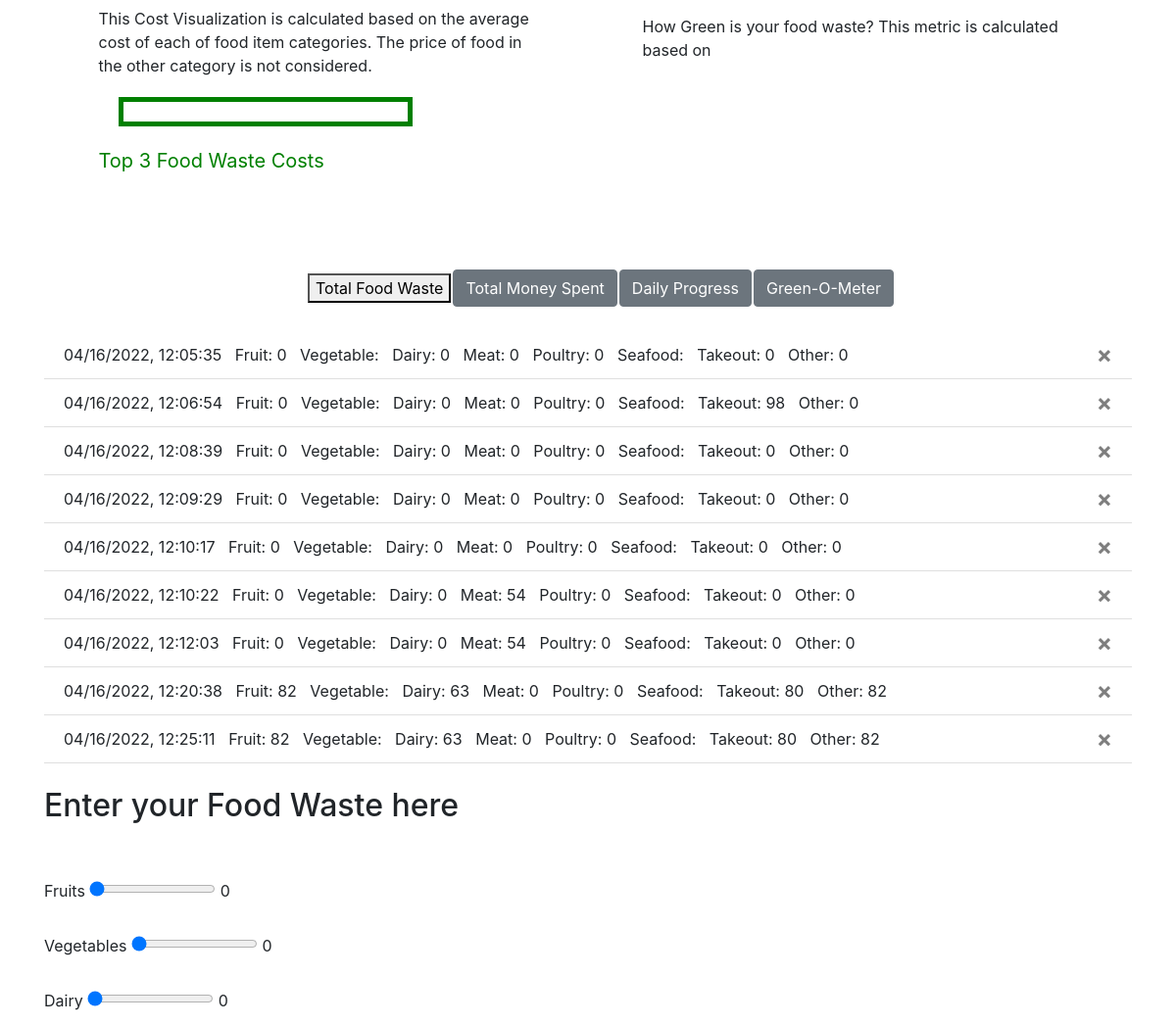
Page / (signed in, middle part) on the earlier database version.
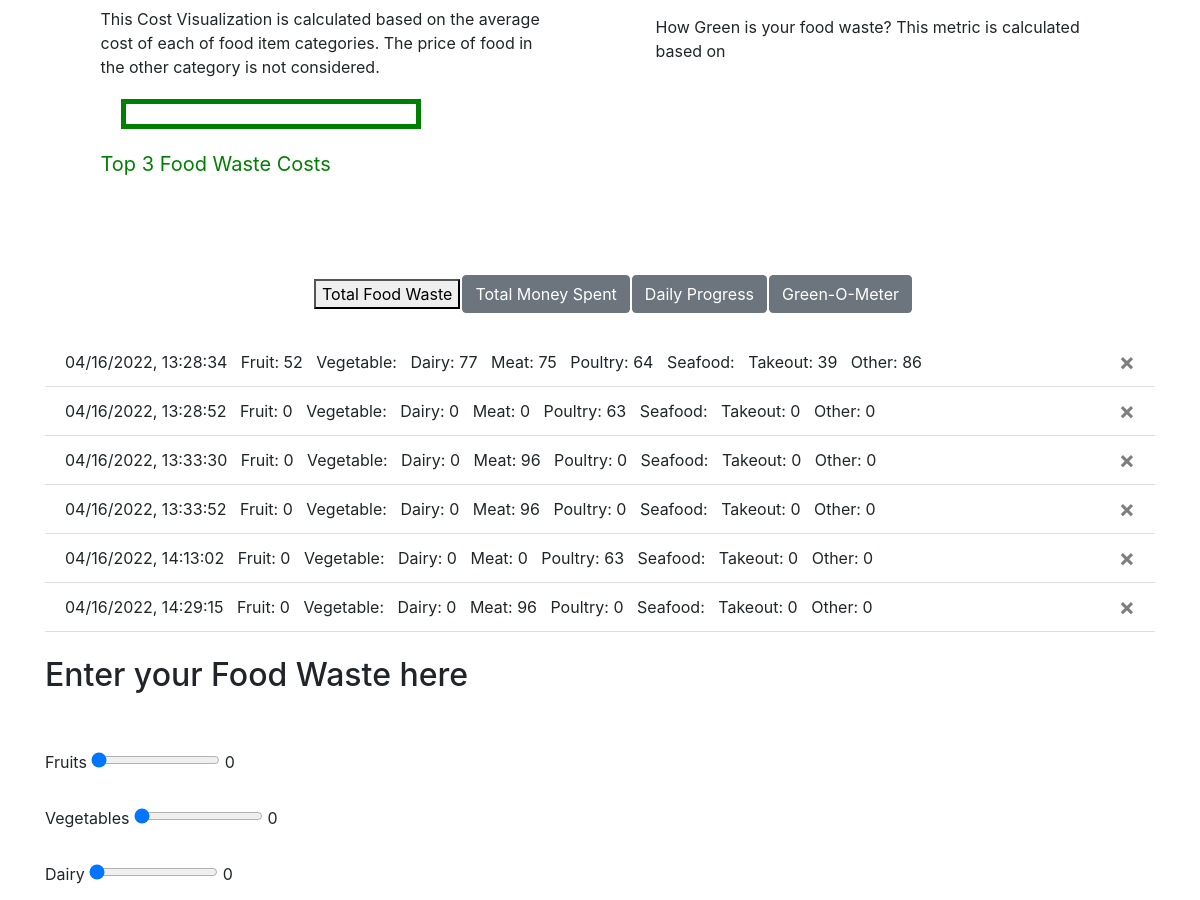
Same page on the later database version.
### website/models.py (models this page shows)
@dataclass
class UserFoodWaste(db.Model):
    user_id = db.Column(db.Integer, db.ForeignKey('user.id'))
    id = db.Column(db.Integer, primary_key=True)
    date = db.Column(db.DateTime(timezone=True), default=datetime.now)
    fruit= db.Column(db.Integer)
    veggies = db.Column(db.Integer)
    dairy = db.Column(db.Integer)
    meat = db.Column(db.Integer)
    poultry = db.Column(db.Integer)
    fish_seafood = db.Column(db.Integer)
    takeout = db.Column(db.Integer)
    other = db.Column(db.Integer)

### website/views.py (the view, shortened to what this page needs)
@views.route('/', methods=['GET', 'POST'])
@login_required
def home():
    return render_template("home.html", user=current_user)

### website/__init__.py (called while the page is built)
def create_app():
    app = Flask(__name__)
    app.config['SECRET_KEY'] = 'randomstring'
    app.config['SQLALCHEMY_DATABASE_URI'] = f'sqlite:///{DB_NAME}'
    db.init_app(app)
    from .views import views
    from .auth import auth
    app.register_blueprint(views, url_prefix='/')
    app.register_blueprint(auth, url_prefix='/')
    from .models import User, Note
    create_database(app)
    login_manager = LoginManager()
    login_manager.login_view = 'auth.login'
    login_manager.init_app(app)
    @login_manager.user_loader
    def load_user(id):
        return User.query.get(int(id))
    return app

### website/templates/home.html (shortened to what this page needs)
{% extends "base.html" %} {% block title %}Home{% endblock %} {% block content
  %}
  <head>
  </head>
  <br />
  <br />
  <div id="my_dataviz">
    <div id="smallVizContainer">
      <div id="ms">
        <p>
          <p>    This Cost Visualization is calculated based on the average cost
            of each of food item categories. The price of food in the other category is not considered.</p>
          <div id="totalCost"></div>
          <p id="totalCostTitle">
            Top 3 Food Waste Costs
          </p>
        </p>
      </div>
      <div id="gom">
        <br/>
        <p>
          How Green is your food waste? This metric is calculated based on
        </p>
      </div>
    </div>
  </div>
  <br />
  <div align="center">
    <table>
      <tr>
        <th>
          <form method="POST">
            <button type="submit" class="btn btn-secondary" style="visibility: hidden;" onclick="">
              <button type="button" onclick="showViz(1)">
                Total Food Waste
              </button>
            </button>
          </form>
        </th>
        <th>
          <form method="POST">
            <button type="submit" class="btn btn-secondary">
              Total Money Spent
            </button>
          </form>
        </th>
        <th>
          <form method="POST">
            <button type="submit" id ="dp-btn" class="btn btn-secondary">
              Daily Progress
            </button>
          </form>
        </th>
        <th>
          <form method="POST">
            <button type="submit" class="btn btn-secondary">Green-O-Meter</button>
          </form>
        </th>
      </tr>
    </table>
  </div>
  <br />
  <ul class="list-group list-group-flush" id="notes">
    {% for day in user.foodWaste %}
    <li class="list-group-item">
      {{ day.date.strftime("%m/%d/%Y, %H:%M:%S") }}
      &nbsp
      Fruit: {{day.fruit}}
      &nbsp
      Vegetable: {{day.vegetables}}
      &nbsp
      Dairy: {{day.dairy}}
      &nbsp
      Meat: {{day.meat}}
      &nbsp
      Poultry: {{day.poultry}}
      &nbsp
      Seafood: {{day.seafood}}
      &nbsp
      Takeout: {{day.takeout}}
      &nbsp
      Other: {{day.other}}
      <button type="button" class="close" onClick="deleteNote({{ day.id }})">
        <span aria-hidden="true">&times;</span>
      </button>
    </li>
    {% endfor %}
  </ul>
  <br />
  <form method="POST">
    <h2>Enter your Food Waste here</h2>
    <br/>
    <br/>
    <div id="slidersContainer">
      <div>
        <label for="fruit">Fruits</label>
        <input
          type="range"
          name="fruit"
          min="0"
          max="100"
          value="0"
          class="myslider"
          id="fruit"
          oninput="outputUpdate(value, 'fruit_val')"
        />
        <output for="fruit" id="fruit_val">0</output>
      </div>
      <div>
        <label for="veggies">Vegetables</label>
        <input
          type="range"
          name="veggies"
          min="0"
          max="100"
          value="0"
          class="myslider"
          id="veggies"
          oninput="outputUpdate(value, 'veggie_val')"
        />
        <output for="veggies" id="veggie_val">0</output>
      </div>
    <br />
    <div>
      <label for="dairy">Dairy</label>
      <input
        type="range"
        name="dairy"
        min="0"
        max="100"
        value="0"
        class="myslider"
        id="dairy"
        oninput="outputUpdate(value, 'dairy_val')"
      />
      <output for="dairy" id="dairy_val">0</output>
    </div>
    <br />
  </div>
    <br />
    <br />
    <br/>
    <br />
    <br />
    <br/>
  </form>
  {% endblock %}

### website/templates/base.html (shortened to what this page needs)
<!DOCTYPE html>
<html>
  <head>
    <link
      rel="stylesheet"
      href="https://stackpath.bootstrapcdn.com/bootstrap/4.4.1/css/bootstrap.min.css"
    />
    <link
      rel="stylesheet"
      href="https://stackpath.bootstrapcdn.com/font-awesome/4.7.0/css/font-awesome.min.css"
    />
  </head>
  <body>
    <br />
    <div class="container">{% block content %} {% endblock %}</div>
  </body>
</html>

### website/templates/home.html (style rules this page uses)
#ms { width:40%; margin:5%; }
#gom { width:40%; margin:5%; }
#totalCostTitle { color:green; font-size:20px; }
#totalCost { width: 300px; border: 5px solid green; color:green; padding: 10px; margin: 20px; text-align: center; font-size: 50px; }
#smallVizContainer { display: flex; flex-direction: row; }

Differences in the rows shown:
removed UserFoodWaste: date "04/16/2022, 12:06:54", fruit "0", dairy "0", meat "0", poultry "0", takeout "98", other "0"
removed UserFoodWaste: date "04/16/2022, 12:08:39", fruit "0", dairy "0", meat "0", poultry "0", takeout "0", other "0"
removed UserFoodWaste: date "04/16/2022, 12:09:29", fruit "0", dairy "0", meat "0", poultry "0", takeout "0", other "0"
removed UserFoodWaste: date "04/16/2022, 12:10:17", fruit "0", dairy "0", meat "0", poultry "0", takeout "0", other "0"
removed UserFoodWaste: date "04/16/2022, 12:10:22", fruit "0", dairy "0", meat "54", poultry "0", takeout "0", other "0"
removed UserFoodWaste: date "04/16/2022, 12:12:03", fruit "0", dairy "0", meat "54", poultry "0", takeout "0", other "0"
removed UserFoodWaste: date "04/16/2022, 12:20:38", fruit "82", dairy "63", meat "0", poultry "0", takeout "80", other "82"
removed UserFoodWaste: date "04/16/2022, 12:25:11", fruit "82", dairy "63", meat "0", poultry "0", takeout "80", other "82"
added UserFoodWaste: date "04/16/2022, 13:28:34", fruit "52", dairy "77", meat "75", poultry "64", takeout "39", other "86"
changed UserFoodWaste (number 2 of 6 on the later page): date "04/16/2022, 12:05:35" → "04/16/2022, 13:28:52"; poultry "0" → "63"
added UserFoodWaste: date "04/16/2022, 13:33:30", fruit "0", dairy "0", meat "96", poultry "0", takeout "0", other "0"
added UserFoodWaste: date "04/16/2022, 13:33:52", fruit "0", dairy "0", meat "96", poultry "0", takeout "0", other "0"
added UserFoodWaste: date "04/16/2022, 14:13:02", fruit "0", dairy "0", meat "0", poultry "63", takeout "0", other "0"
added UserFoodWaste: date "04/16/2022, 14:29:15", fruit "0", dairy "0", meat "96", poultry "0", takeout "0", other "0"
